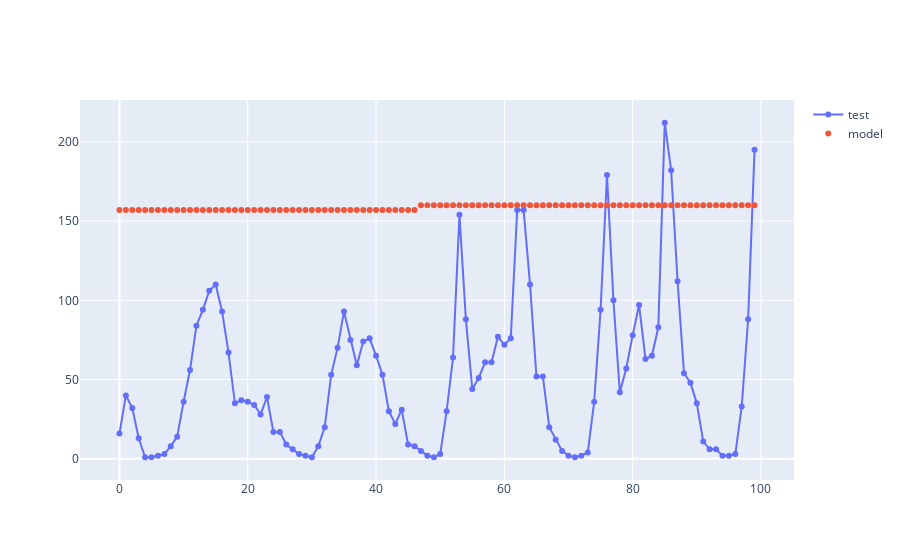

The code cell stored with this chart in its notebook:
### Markdown cell above
## a) weekend

### Code cell
df_we = tabla[['weekday']].copy()
df_we['weekend'] = df_we['weekday'].map(weekday_to_isweekend)
df_we.drop(columns=['weekday'],inplace=True)
X_we = np.array(df_we.values)
x_tr, x_te, y_tr, y_te = train_test_split(X_we, Y, test_size=0.3)
tree_we = DecisionTreeRegressor(criterion='squared_error', max_depth = 1)
tree_we.fit(x_tr, y_tr)
y_we = tree_we.predict(X_we)
print('RMSE:', mean_squared_error(Y, y_we, squared=False))
y_we_te = tree_we.predict(x_te)
print('RMSE:', mean_squared_error(y_te, y_we_te, squared=False))
fig = go.Figure()
fig.add_trace(go.Scatter(y= Y.reshape(-1)[:100], mode='lines+markers', name='test'))
fig.add_trace(go.Scatter(y= y_we[:100], mode='markers', name='model'))
fig.show()

### Figure 1 — Plotly figure (JSON) as saved in the notebook; plotly's stock layout.template omitted (floating-point values rounded to 4 significant figures)
{"data": [{"mode": "lines+markers", "name": "test", "type": "scatter", "y": [16, 40, 32, 13, 1, 1, 2, 3, 8, 14, 36, 56, 84, 94, 106, 110, 93, 67, 35, 37, 36, 34, 28, 39, 17, 17, 9, 6, 3, 2, 1, 8, 20, 53, 70, 93, 75, 59, 74, 76, 65, 53, 30, 22, 31, 9, 8, 5, 2, 1, 3, 30, 64, 154, 88, 44, 51, 61, 61, 77, 72, 76, 157, 157, 110, 52, 52, 20, 12, 5, 2, 1, 2, 4, 36, 94, 179, 100, 42, 57, 78, 97, 63, 65, 83, 212, 182, 112, 54, 48, 35, 11, 6, 6, 2, 2, 3, 33, 88, 195]}, {"mode": "markers", "name": "model", "type": "scatter", "y": [156.9, 156.9, 156.9, 156.9, 156.9, 156.9, 156.9, 156.9, 156.9, 156.9, 156.9, 156.9, 156.9, 156.9, 156.9, 156.9, 156.9, 156.9, 156.9, 156.9, 156.9, 156.9, 156.9, 156.9, 156.9, 156.9, 156.9, 156.9, 156.9, 156.9, 156.9, 156.9, 156.9, 156.9, 156.9, 156.9, 156.9, 156.9, 156.9, 156.9, 156.9, 156.9, 156.9, 156.9, 156.9, 156.9, 156.9, 160.0, 160.0, 160.0, 160.0, 160.0, 160.0, 160.0, 160.0, 160.0, 160.0, 160.0, 160.0, 160.0, 160.0, 160.0, 160.0, 160.0, 160.0, 160.0, 160.0, 160.0, 160.0, 160.0, 160.0, 160.0, 160.0, 160.0, 160.0, 160.0, 160.0, 160.0, 160.0, 160.0, 160.0, 160.0, 160.0, 160.0, 160.0, 160.0, 160.0, 160.0, 160.0, 160.0, 160.0, 160.0, 160.0, 160.0, 160.0, 160.0, 160.0, 160.0, 160.0, 160.0]}], "layout": {}}
